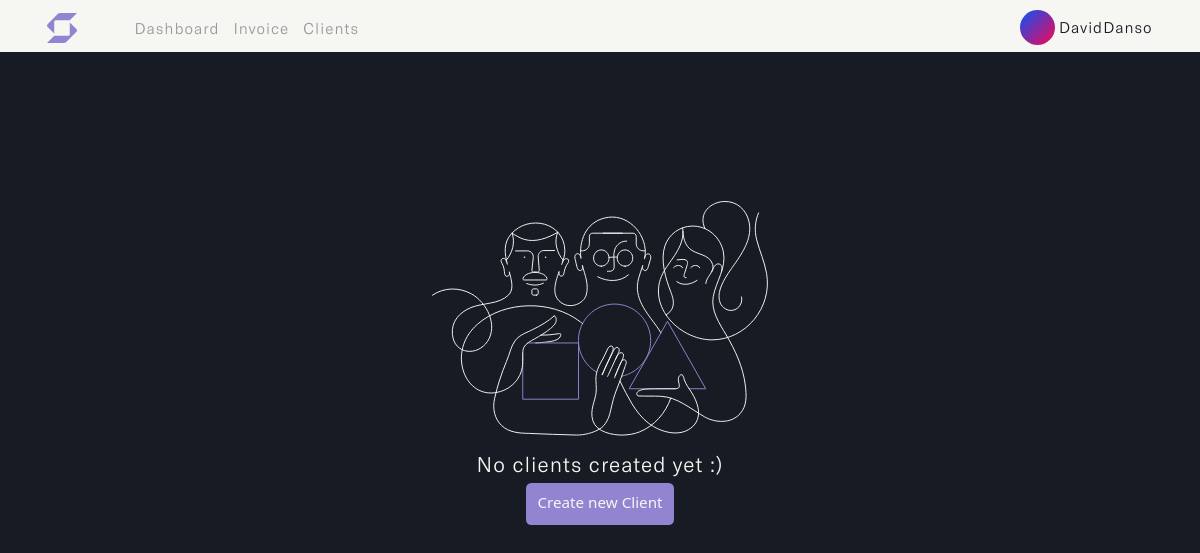
The app's page /clients (signed in), older data.
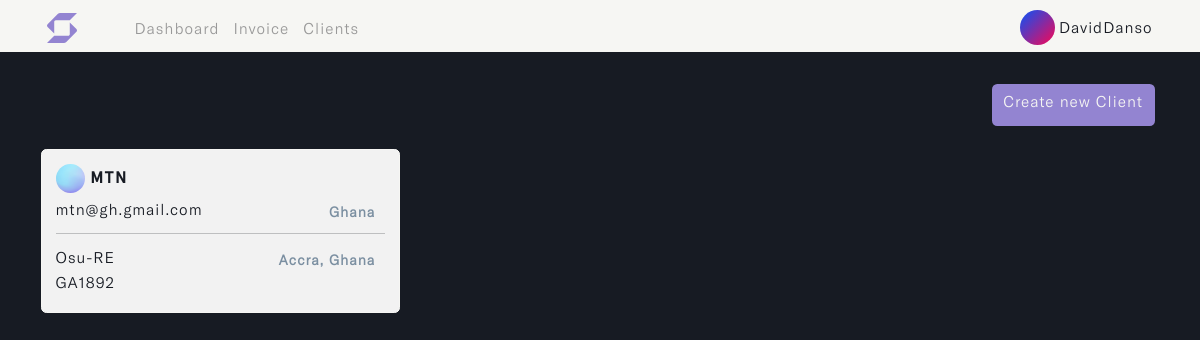
The same page, newer data.
### user/models.py (models this page shows)
class Profile(models.Model):
    user = models.OneToOneField(User, on_delete=models.CASCADE, blank=True, null=True)
    name = models.CharField(max_length=255, unique=True)
    username = models.CharField(max_length=255, unique=True)
    email = models.EmailField(max_length=255, unique=True)
    updated_time_stamp = models.DateTimeField(auto_now=True)
    created_time_stamp = models.DateTimeField(auto_now_add=True)
    id = models.UUIDField(default=uuid.uuid4, primary_key=True, unique=True, editable=False)
    def __str__(self):
        return self.name

### invoice/models.py (models this page shows, shortened)
class Client(models.Model):
    account_owner = models.ForeignKey(Profile, on_delete=models.CASCADE)
    name = models.CharField(max_length=50, unique=True)
    address = models.CharField(max_length=255, default='...')
    country = models.CharField(max_length=50)
    email = models.EmailField(max_length=100, unique=True, default='...')
    phone_number = models.IntegerField(null=True, blank=True, default='(xxx)xxx-xxxx')
    city_state = models.CharField(max_length=50)
    postal_code = models.CharField(max_length=30, default='...')
    client_avatar = models.ImageField(null=True, blank=True, upload_to='client_avatar/', default='emil-kowalski.png')
    updated_time_stamp = models.DateTimeField(auto_now=True)
    created_time_stamp = models.DateTimeField(auto_now_add=True)
    id = models.UUIDField(default=uuid.uuid4, primary_key=True, unique=True, editable=False)
    @property
    def imageURL(self):
        try:
            url = self.client_avatar.url
        except:
            url = ''
        return url
    class Meta:
        ordering = ['-updated_time_stamp']

### invoice/views.py (the view, shortened to what this page needs)
# urls.py: path('clients', views.create_client, name='clients'),
@login_required(login_url='login')
def create_client(request):
    profile = request.user.profile
    clients = profile.client_set.all()
    form = ClientCreationForm()
    context = {'form': form, 'clients': clients}
    return render(request, 'invoice/client.html', context)

### invoice/templates/invoice/client.html (shortened to what this page needs)
{% load static %}
{% load humanize %}
<!DOCTYPE html>
<html lang="en" class="js has-scroll-init has-scroll-smooth">
  <head>
    <link rel="stylesheet" href="{% static '/css/bootstrap.min.css' %}" />
    <link rel="stylesheet" href="{% static '/css/client.css' %}" />
  </head>
  <body
    id="pageTop"
    class="page-content"
    data-spy="scroll"
    data-target="#mainNav"
  >
    {% include 'invoice/nav.html' %}
    <main>
      <div data-scroll class="page page--layout-2" id="main">
        <div id="client--hero">
          <div class="container">
            <div class="client--intro">
              {% if clients %}
              <div id="clients_">
                <h6>
                  <a
                    href="#"
                    class="btn"
                    id="save_btn"
                    data-bs-toggle="offcanvas"
                    data-bs-target="#offcanvasRight"
                    aria-controls="offcanvasRight"
                  >
                    Create new Client
                  </a>
                </h6>
                <div class="row">
                  {% for client in clients %}
                  <div class="col-md-4">
                    <a href="{% url 'client-details' client.id %}">
                      <div class="card">
                        <div class="card-body">
                          <div id="client--container">
                            <h4>
                              <img
                                src="{{client.imageURL}}"
                                class="img-fluid rounded-circle"
                                id="avatar-img"
                                alt="avatar-img"
                              />
                              {{client.name}}
                            </h4>
                            <h5>
                              {{client.email | truncatechars:25}}
                              <span class="badge" id="location">
                                {{client.country}}
                              </span>
                            </h5>
                            <hr id="divider--line" />
                            <h5>
                              {{client.address | truncatechars:25}}
                              <span class="badge"
                                >{{client.city_state}}, {{client.country}}</span
                              >
                            </h5>
                            <h5 id="postal--code">
                              {{client.postal_code}}
                              <span class="badge">
                              </span>
                            </h5>
                          </div>
                        </div>
                      </div>
                    </a>
                  </div>
                  {% endfor %}
                </div>
              </div>
              {% else %}
              <div id="no--clients">
                <img
                  src="{% static '/images/no-client.svg' %}"
                  class="img-fluid no--client-img d-flex mx-auto"
                  alt="no--client-img"
                />
                <p>No clients created yet :)</p>
                <center>
                  <a
                    href="#"
                    class="btn"
                    id="create--btn"
                    data-bs-toggle="offcanvas"
                    data-bs-target="#offcanvasRight"
                    aria-controls="offcanvasRight"
                  >
                    Create new Client
                  </a>
                </center>
              </div>
              {% endif %}
            </div>
          </div>
        </div>
      </div>
    </main>
  </body>
</html>

### invoice/templates/invoice/nav.html (shortened to what this page needs)
{% load static %}
{% load active_link_tags %}
<nav class="navbar navbar-expand-lg fixed-top menu" id="mainNav">
  <div class="container">
    <a class="navbar-brand" href="{% url 'dashboard' %}">
      <img
        src="{% static '/images/swift_logo.svg' %}"
        class="img-fluid"
        id="logo"
        alt="logo"
      />
    </a>
    <div class="collapse navbar-collapse" id="navbarSupportedContent">
      <ul class="navbar-nav me-auto mb-2 mb-lg-0 left--links">
        <li class="nav-item">
          <a
            class="nav-link {% active_link 'dashboard' %}"
            href="{% url 'dashboard' %}"
            >Dashboard</a
          >
        </li>
        <li class="nav-item">
          <a
            class="nav-link {% active_link 'invoice' %}"
            href="{% url 'invoice' %}"
            >Invoice</a
          >
        </li>
        <li class="nav-item">
          <a
            class="nav-link {% active_link 'clients' %}"
            href="{% url 'clients' %}"
            >Clients</a
          >
        </li>
      </ul>
      <ul class="navbar-nav mb-2 mb-lg-0" id="rightNav">
        <li class="nav-item dropdown">
          <a class="nav-link" href="{% url 'profile' %}">
            <img
              id="profile_img"
              src="{% static '/images/user-avatar.svg' %}"
              class="img-fluid rounded-circle"
              alt="logo"
            />
            <small>{{request.user.profile}}</small>
          </a>
        </li>
      </ul>
    </div>
  </div>
</nav>

### templates/toast.html (shortened to what this page needs)
{% load static %}

### static/css/client.css (style rules this page uses)
*, *::after, *::before { box-sizing: border-box; margin: 0; padding: 0; }
html, body { box-sizing: border-box; font-size: 14px; margin: 0; padding: 0; width: 100%; overflow-x: hidden; background: var(--main-color); -webkit-font-smoothing: antialiased; -moz-osx-font-smoothing: grayscale; scroll-behavior: smooth; }
a { text-decoration: none; }
.page-content { --main-color: #171b23; --text-color: #f6f6f3; --header-font: "Apercu-Bold"; --text-font: "GTAmerica-Light"; }
a { text-decoration: none; color: var(--accent-color); }
#mainNav { transform: translateY(0); transition: padding-top 0.3s, padding-bottom 0.3s; padding-top: 3px; padding-bottom: 0px; background: var(--text-color); transform: translateY(0); opacity: 1; z-index: 9; width: 100vw; }
#logo { width: 35px; height: auto; margin-left: 20%; margin-top: 10%; margin-bottom: 10%; }
#profile_img { width: 35px; }
#mainNav small { font-size: 1.2rem; font-family: var(--text-font); color: var(--main-color); letter-spacing: 1px; vertical-align: middle; }
.left--links a { font-family: var(--text-font); color: #999; letter-spacing: 1px; font-size: 1.2rem; line-height: normal; }
#client--hero { margin-top: 24%; }
.client--intro h6 { font-size: 1.3rem; font-family: var(--text-font); color: #7b8fa1; letter-spacing: 1px; margin-bottom: 3%; }
#save_btn { color: var(--text-color); letter-spacing: 1px; font-family: var(--text-font); font-size: 1.2rem; background: #9384d1; transition: all 0.5s ease-in-out; margin-bottom: 2%; margin-left: 43%; }
.client--intro .card { border: 1px solid var(--text-color); background: #f7f7f7f9; margin-bottom: 3%; }
.client--intro .card h5 span { float: right; }
.client--intro .card h4 { font-size: 1.3rem; font-family: var(--header-font); color: var(--main-color); letter-spacing: 1px; text-transform: capitalize; }
.client--intro #avatar-img { width: 11%; }
.client--intro .card h5 { font-size: 1.2rem; font-family: var(--text-font); color: var(--main-color); letter-spacing: 1px; margin-bottom: 2%; }
.client--intro .card h5 span { font-size: 1.1rem; color: #7b8fa1; text-transform: capitalize; }
@media (min-width: 1200px) { #logo { width: 30px; margin-left: 20%; margin-top: 5%; margin-bottom: 5%; } }
@media (min-width: 1200px) { #mainNav small { font-size: 1.1rem; } }
@media (min-width: 1200px) { .left--links { margin-left: 4%; } }
@media (min-width: 1200px) { .left--links a { font-size: 1.1rem; } }
@media (min-width: 1200px) { #client--hero { margin-top: 7%; } }
@media (min-width: 1200px) { .client--intro h6 { font-size: 1.2rem; margin-bottom: 1%; } }
@media (min-width: 1200px) { #save_btn { font-size: 1.1rem; margin-bottom: 1%; margin-left: 85%; } }
@media (min-width: 1200px) { .client--intro .card { margin-bottom: 2%; } }
@media (min-width: 1200px) { .client--intro .card h4 { font-size: 1.2rem; } }
@media (min-width: 1200px) { .client--intro #avatar-img { width: 9%; } }
@media (min-width: 1200px) { .client--intro .card h5 { font-size: 1.1rem; } }
@media (min-width: 1200px) { .client--intro .card h5 span { font-size: 1rem; } }

Row changes from the older to the newer data that the page shows:
added Client: imageURL (picture), name "MTN", email "mtn@gh.gmail.com", country "Ghana", address "Osu-RE", city_state "Accra", postal_code "GA1892"
Text that changed along with them:
text no longer shown: "No clients created yet :)"
